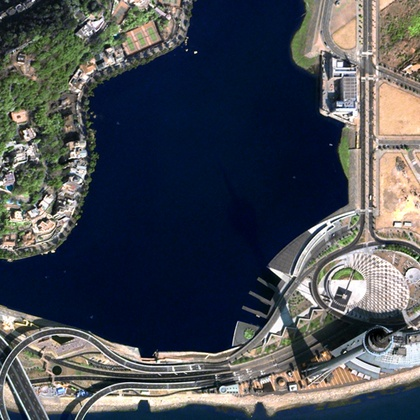
%> input picture Example/1006.jpg, 420 x 420 px, shrunk from 500 x 500 before the run
$ octave main.m   (GNU Octave 9; MATLAB toolbox functions it lacks are replaced by stand-ins)
%> lines starting %> are read from the running program, lines starting %| are printed output that depends on the picture
### Example/Get_Taguchi_option.m
function [Taguchi_option]=Get_Taguchi_option(i)
switch i
    case 'EXP1'
        Taguchi_option = struct('SearchAgents_no',16,'Max_iteration',80,'Groups',2,'Comminicate',3);
    case 'EXP2'
        Taguchi_option = struct('SearchAgents_no',32,'Max_iteration',40,'Groups',2,'Comminicate',6);
    case 'EXP3'
        Taguchi_option = struct('SearchAgents_no',64,'Max_iteration',20,'Groups',2,'Comminicate',5);
    case 'EXP4'
        Taguchi_option = struct('SearchAgents_no',16,'Max_iteration',80,'Groups',4,'Comminicate',5);
    case 'EXP5'
        Taguchi_option = struct('SearchAgents_no',32,'Max_iteration',40,'Groups',4,'Comminicate',3);
    case 'EXP6'
        Taguchi_option = struct('SearchAgents_no',64,'Max_iteration',20,'Groups',4,'Comminicate',6);
    case 'EXP7'
        Taguchi_option = struct('SearchAgents_no',16,'Max_iteration',80,'Groups',8,'Comminicate',3);
    case 'EXP8'
        Taguchi_option = struct('SearchAgents_no',32,'Max_iteration',40,'Groups',8,'Comminicate',6);
    case 'EXP9'
        Taguchi_option = struct('SearchAgents_no',64,'Max_iteration',20,'Groups',8,'Comminicate',5);
end
end

### Example/main.m
%% SCA算法优化脉冲耦合神经网络的图像自动分割
%读取图像
pcode s.m
%> (this line was passed over: pcode is not available in this run)
clc;clear all;
close all;
I = imread('1006.jpg');
%> I is the input picture: size 420x420x3 uint8; mean R, G, B 73.6, 77.6, 84
%将图像转换为灰度图

if(size(I,3)~=1)
    Igray = rgb2gray(I);
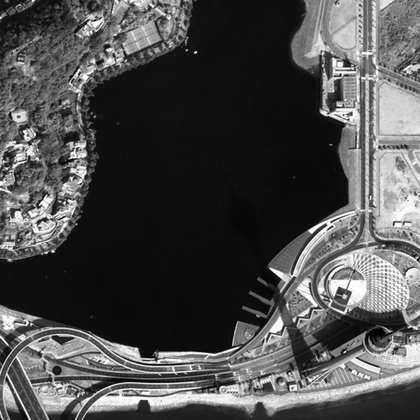
%> Igray: size 420x420 uint8; min 0, max 255, mean 77.1
else
    Igray = I;
end

% subplot(1,3,1),imshow(I);
figure
imshow(I,[]);
% title('The original image');
% axis([0,200,0,200]);
% axis on;                  %显示坐标系
I1=rgb2gray(I);
% [11 lines of commented-out code are left out]

K=imadjust(I1,[0.2 0.8],[]); %局部拉伸，把[0.3 0.7]内的灰度拉伸为[0 1]
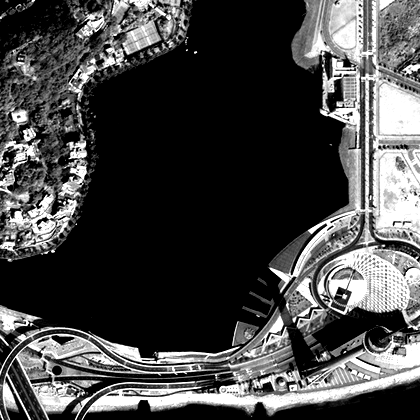
%> K: size 420x420 uint8; min 0, max 255, mean 69.7
% subplot(1,3,3),imshow(K);
% title('Linearly transform the image');
% axis([0,200,0,200]);
% grid on;                  %显示网格线
% axis on;                  %显示坐标系
%%
%对连接系数β、阈值衰减系数 αE 、阈值放大数 VE进行优化
%参数范围均设置为 0．001-200
Taguchi_option=Get_Taguchi_option('EXP1');
dim = 3;%维度，3维即优化的3个参数
lb = 0.001.*ones(1,dim); %下边界
ub = 200.*ones(1,dim); %上边界
pop = 20;%种群数量
Max_iteration = 50;%最大迭代次数
fobj = @(x) fun(x,K);%适应度函数
%> (the run ends here)
